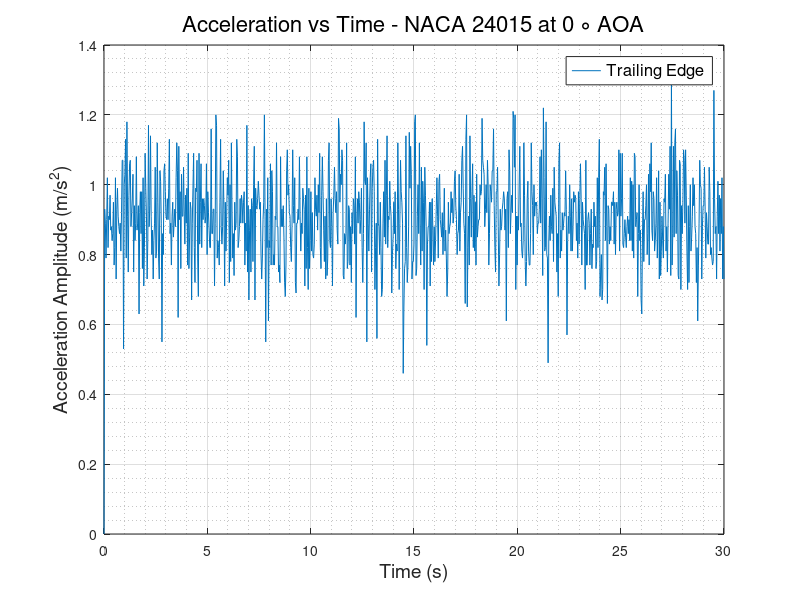
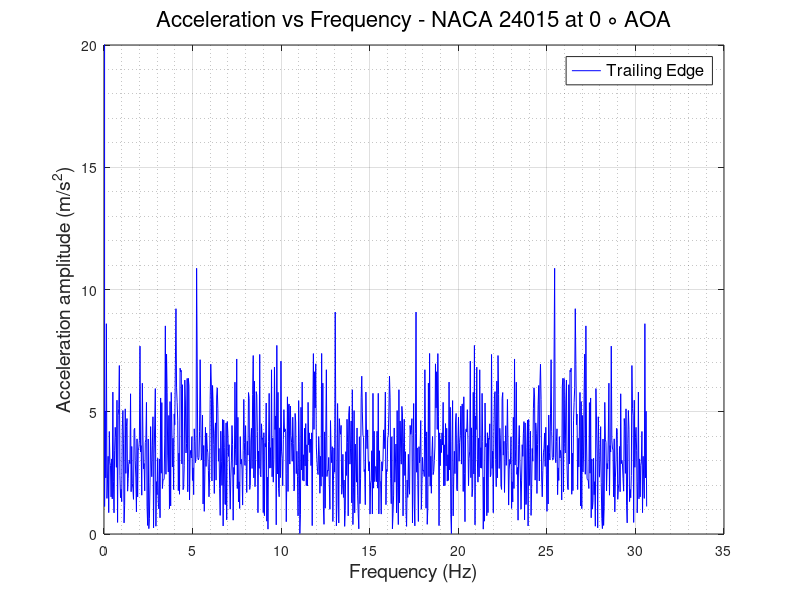

Recreate these plots in MATLAB, in order.
clc
clear
close all
%% READING ACCELEROMETER DATA and defining Variables
                      % TRAILING EDGE %
data   = xlsread('TE_600rpm.csv');
TE_time   = data(:,1);
TE_X_acc  = data(:,2);
TE_Y_acc  = data(:,3);
TE_Z_acc  = data(:,4);
TE_R_acc  = sqrt(TE_X_acc.^2 + TE_Y_acc.^2 + TE_Z_acc.^2);
% plot(TE_time,TE_R_acc)
N      = numel(TE_time);
Ts     = abs(diff(TE_time(1:2)));
fs     = 1/Ts;
f_axis = [0:N-1]*fs/N;
A_freq_TE = fft(TE_Z_acc);
figure(1)
plot(TE_time, TE_Z_acc)
grid on
grid minor
xlabel('Time (s)','FontSize',14,'FontWeight','normal')
ylabel('Acceleration Amplitude (m/s^2)','FontSize',14,'FontWeight','normal')
legend ('Trailing Edge','FontSize',12,'FontWeight','normal')
title('Acceleration vs Time - NACA 24015 at 0 \circ AOA','FontSize',16,'FontWeight','normal')
% ylim([0.5 2])
figure(2)
plot(f_axis,abs(A_freq_TE),'-b','LineWidth',0.5)
grid on 
grid minor
ylabel('Acceleration amplitude (m/s^2)','FontSize',14,'FontWeight','normal')
xlabel('Frequency (Hz)','FontSize',14,'FontWeight','normal')
ylim([0 20])
legend ('Trailing Edge','FontSize',12,'FontWeight','normal')
title('Acceleration vs Frequency - NACA 24015 at 0 \circ AOA','FontSize',16,'FontWeight','normal')